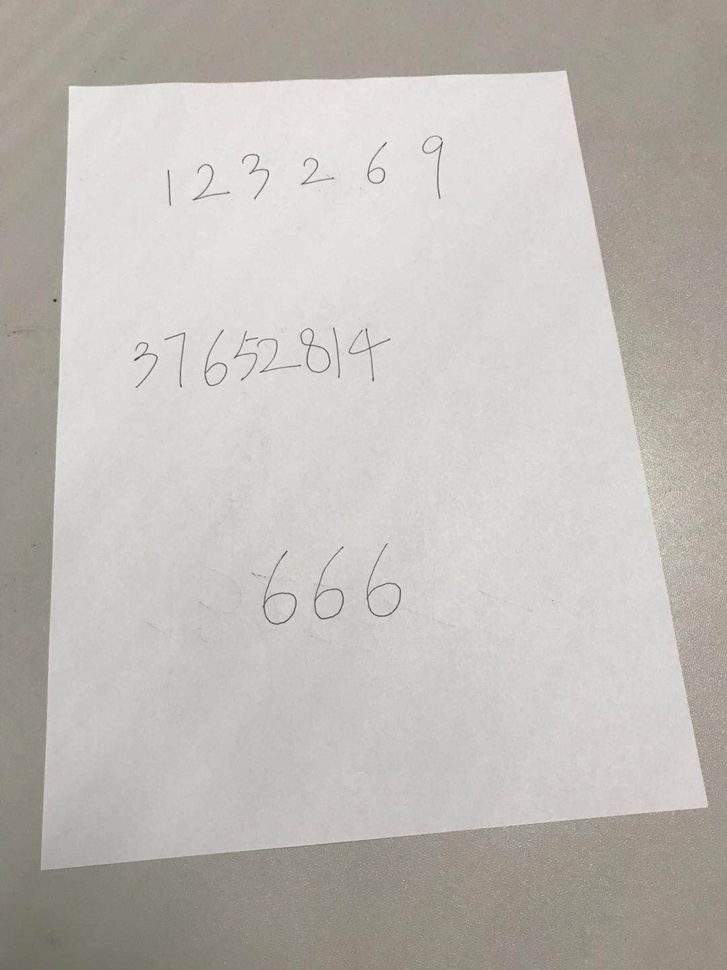
%> input picture input/input.jpg, 727 x 970 px, shrunk from 1080 x 1440 before the run
$ octave S1_correctionImg.m   (GNU Octave 9; MATLAB toolbox functions it lacks are replaced by stand-ins)
%> lines starting %> are read from the running program, lines starting %| are printed output that depends on the picture; in (x1, y1, x2, y2) boxes, pixels count from 0 and x2, y2 are one past the last pixel; in counts of white or black regions, pixels touching at a corner belong together; the program's own positions count from 1
### src/F1_imdilate.m
function output_img = F1_imdilate( input_img )
    B = [ 0 1 0
          1 1 1
          0 1 0];
    % 第一次腐蚀
    output_img = imdilate(input_img,B);
    % 第二次腐蚀
    output_img = imdilate(output_img,B);
end

### src/F0_intersection.m
function point = F0_intersection(lines)
% calculate intersection point of two 2d lines specified with 2 points each
% (X1, Y1; X2, Y2; X3, Y3; X4, Y4), while 1&2 and 3&4 specify a line.
% Gives back NaN or Inf/-Inf if lines are parallel (= when denominator = 0)
    % Input Check
    if size(lines,1) ~= 4 || size(lines,2) ~= 2, error('Input lines have to be specified with 2 points'), end
    x = lines(:,1);
    y = lines(:,2);
    % Calculation
    denominator = (x(1)-x(2))*(y(3)-y(4))-(y(1)-y(2))*(x(3)-x(4));
    point = [((x(1)*y(2)-y(1)*x(2))*(x(3)-x(4))-(x(1)-x(2))*(x(3)*y(4)-y(3)*x(4)))/denominator ...
        ,((x(1)*y(2)-y(1)*x(2))*(y(3)-y(4))-(y(1)-y(2))*(x(3)*y(4)-y(3)*x(4)))/denominator];
end

### src/S1_correctionImg.m
close all;
clc;
clear;
img  = imread('..\input\input.jpg');
%> img is the input picture: size 970x727x3 uint8; mean R, G, B 190.9, 187.6, 182.7

% 1. 将图像转成灰度图
img_gray = rgb2gray(img);
[m,n] = size(img_gray);
%> m = 970; n = 727
figure(1);
subplot(1,2,1);
imshow(img_gray);
imwrite(img_gray,'..\output\S1\img_gray.jpg');
title('灰度图');
% 2. 边缘检测
edged_result = edge(img_gray,'sobel');
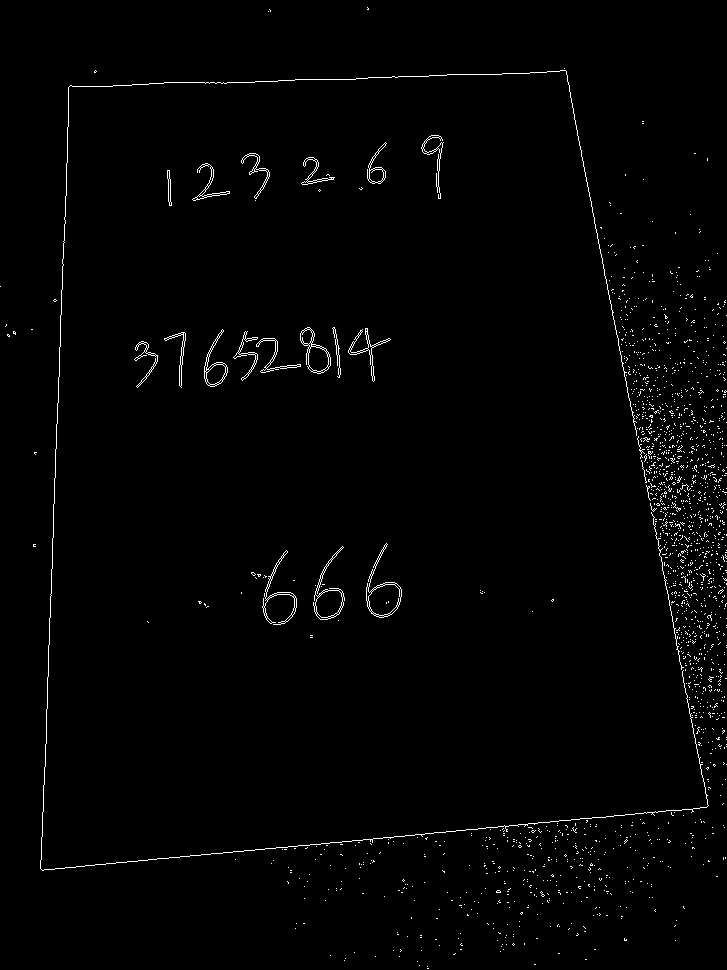
%> edged_result: size 970x727 logical; 1.3% white in thin lines or dots
subplot(1,2,2);
% 删除小面积对象
edged_result = bwareaopen(edged_result,100,8);
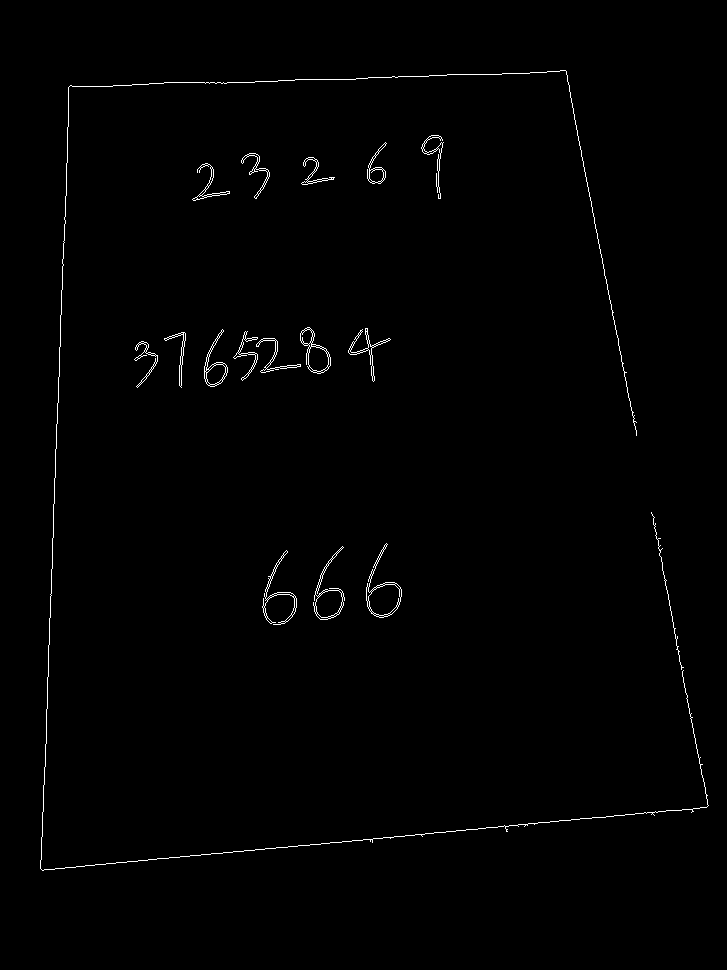
%> edged_result: size 970x727 logical; 0.79% white in thin lines or dots, all inside (x1, y1, x2, y2) = (40, 70, 709, 871)
% 膨胀
edged_result = F1_imdilate(edged_result);
%> in F1_imdilate, `output_img = imdilate(input_img,B);`:
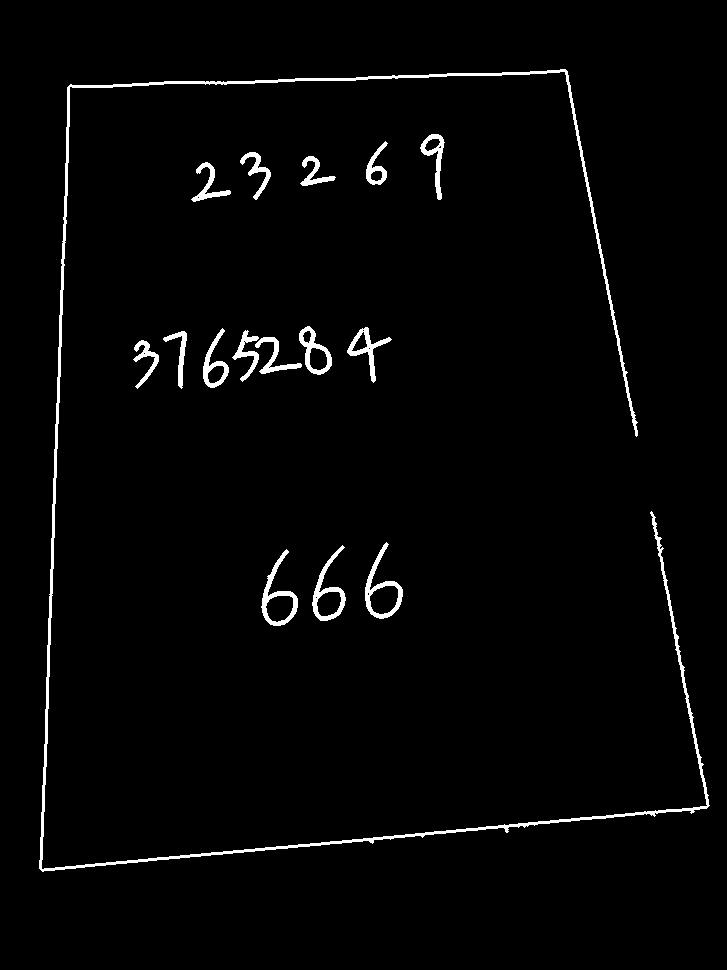
%> output_img: size 970x727 logical; 2.2% white; 16 white regions, largest, box (x1, y1, x2, y2) and area: (39, 69, 710, 872) 7959, (365, 542, 403, 619) 725, (261, 549, 298, 626) 718
%> in F1_imdilate, `output_img = imdilate(output_img,B);`:
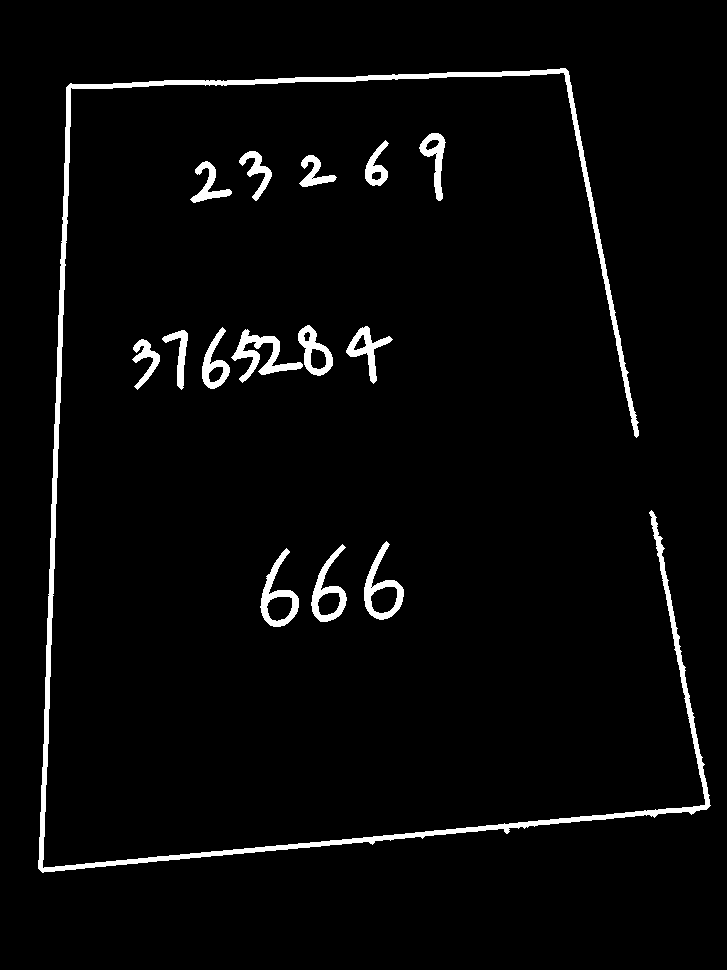
%> output_img: size 970x727 logical; 3.3% white; 15 white regions, largest, box (x1, y1, x2, y2) and area: (38, 68, 711, 873) 13197, (231, 329, 303, 383) 1237, (364, 541, 404, 620) 1010
imshow(edged_result);
title('边缘检测');
imwrite(edged_result,'..\output\S1\edge.jpg');

% 3. 霍夫变换得到A4纸边缘
% 计算二值图像的标准霍夫变换
[H,Theta,Rho] = hough(edged_result);
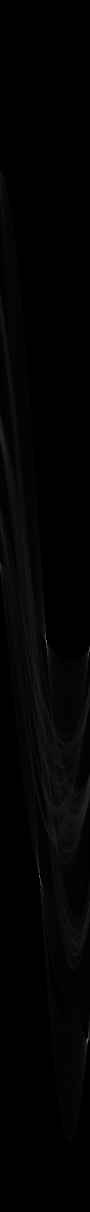
%> H: size 2423x180 double (shown at 1/2 size); min 0, max 789, mean 9.7; drawn with min black and max white
%> Theta = 180 values from -90 to 89; Rho = 2423 values from -1211 to 1211
% 从霍夫变换矩阵H中提取7个极值点
P  = houghpeaks(H,7,'threshold',0.4*max(H(:)));
%> P = [1284 93; 1753 80; 2080 176; 1301 179]
x = Theta(P(:,2));
%> x = [2 -11 85 88]
y = Rho(P(:,1));
%> y = [72 541 868 89]
% 找原图中的线
lines = houghlines(edged_result,Theta,Rho,P,'FillGap',1000,'MinLength',40);
%> lines = 4 lines; point1 to point2 (x, y): (565, 69) to (709, 808), (43, 848) to (70, 102), (697, 811) to (44, 869), (561, 70) to (74, 88)
figure(2);
subplot(1,2,1);
imshow(img);
title('由边缘找出四个角点');
hold on
for k = 1:length(lines)
 xy = [lines(k).point1; lines(k).point2];
 plot(xy(:,1),xy(:,2),'LineWidth',2,'Color','r');
 hold on
end
%> this loop made 4 passes
%> xy on passes 1 to 4: [43 848; 70 102], [565 69; 709 808], [697 811; 44 869], [561 70; 74 88]


% 4. 通过A4纸的边计算A4纸的四个角点
line_14 = [ lines(1).point1;lines(1).point2;lines(4).point1;lines(4).point2];
%> line_14 = [43 848; 70 102; 561 70; 74 88]
A = F0_intersection(line_14);
%> in F0_intersection, `x = lines(:,1);`: x = [43; 70; 561; 74]
%> in F0_intersection, `y = lines(:,2);`: y = [848; 102; 70; 88]
%> in F0_intersection, `denominator = (x(1)-x(2))*(y(3)-y(4))-(y(1)-y(2))*(x(3)-x(4));`: denominator = -362816
%> in F0_intersection, `point = [((x(1)*y(2)-y(1)*x(2))*(x(3)-x(4))-(x(1)-x(2))*(x(3)*y(4)-y(3..`: point = [70.5 88.13]
%> A = [70.5 88.13]
line_13 = [ lines(1).point1;lines(1).point2;lines(3).point1;lines(3).point2];
%> line_13 = [43 848; 70 102; 697 811; 44 869]
B = F0_intersection(line_13);
%> B = [42.23 869.2]
line_32 = [ lines(3).point1;lines(3).point2;lines(2).point1;lines(2).point2];
%> line_32 = [697 811; 44 869; 565 69; 709 808]
C = F0_intersection(line_32);
%> C = [709.4 809.9]
line_24 = [ lines(2).point1;lines(2).point2;lines(4).point1;lines(4).point2];
%> line_24 = [565 69; 709 808; 561 70; 74 88]
D = F0_intersection(line_24);
%> D = [565.2 69.85]
A = round(A);
%> A = [71 88]
B = round(B);
%> B = [42 869]
C = round(C);
%> C = [709 810]
D = round(D);
%> D = [565 70]
plot(A(1),A(2),'.','markersize',20,'color','b');
plot(B(1),B(2),'.','markersize',20,'color','b');
plot(C(1),C(2),'.','markersize',20,'color','b');
plot(D(1),D(2),'.','markersize',20,'color','b');

% 透视变换后图像
original = [A;B;C;D];
%> original = [71 88; 42 869; 709 810; 565 70]
new = [1 1;1 m;n m;n 1];
%> new = [1 1; 1 970; 727 970; 727 1]
TForm = cp2tform(original,new,'projective');
%> TForm = {ndims_in 2, ndims_out 2}
figure(2);
subplot(1,2,2);
output_img = imtransform(img,TForm,'XData',[1 n], 'YData',[1 m]);
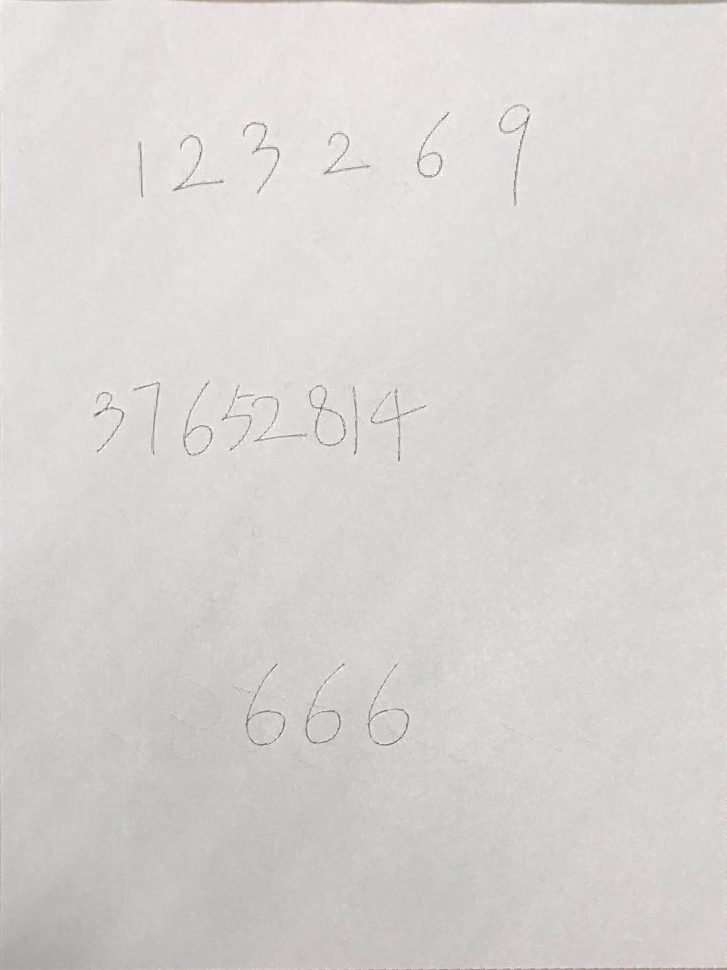
%> output_img: size 970x727x3 uint8; mean R, G, B 214.5, 212.9, 211
imshow(output_img);
title('透视变换后图像');
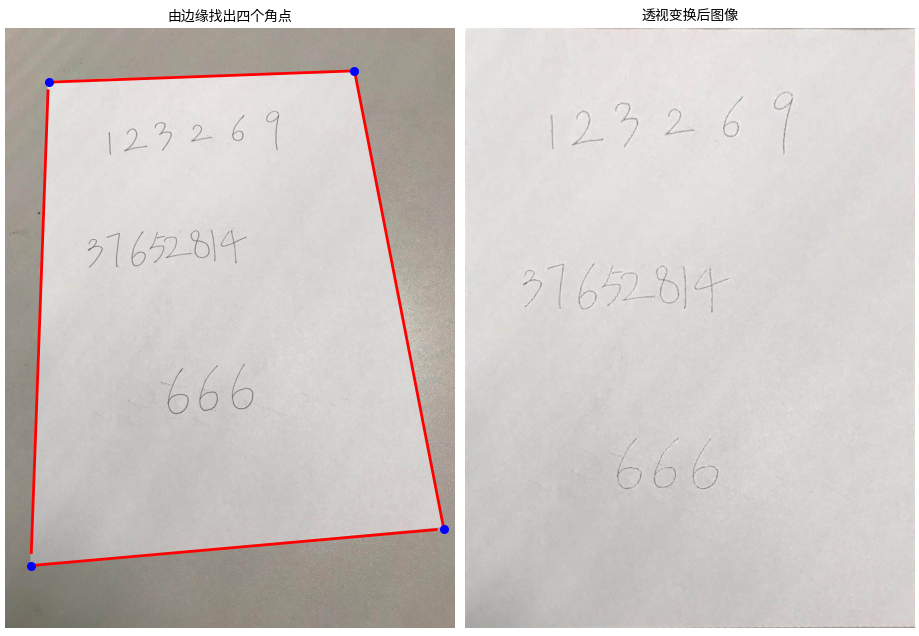
%> figure redrawn from the program's plot data, 2 panels
imwrite(output_img,'..\output\S1\S1_result.jpg');
